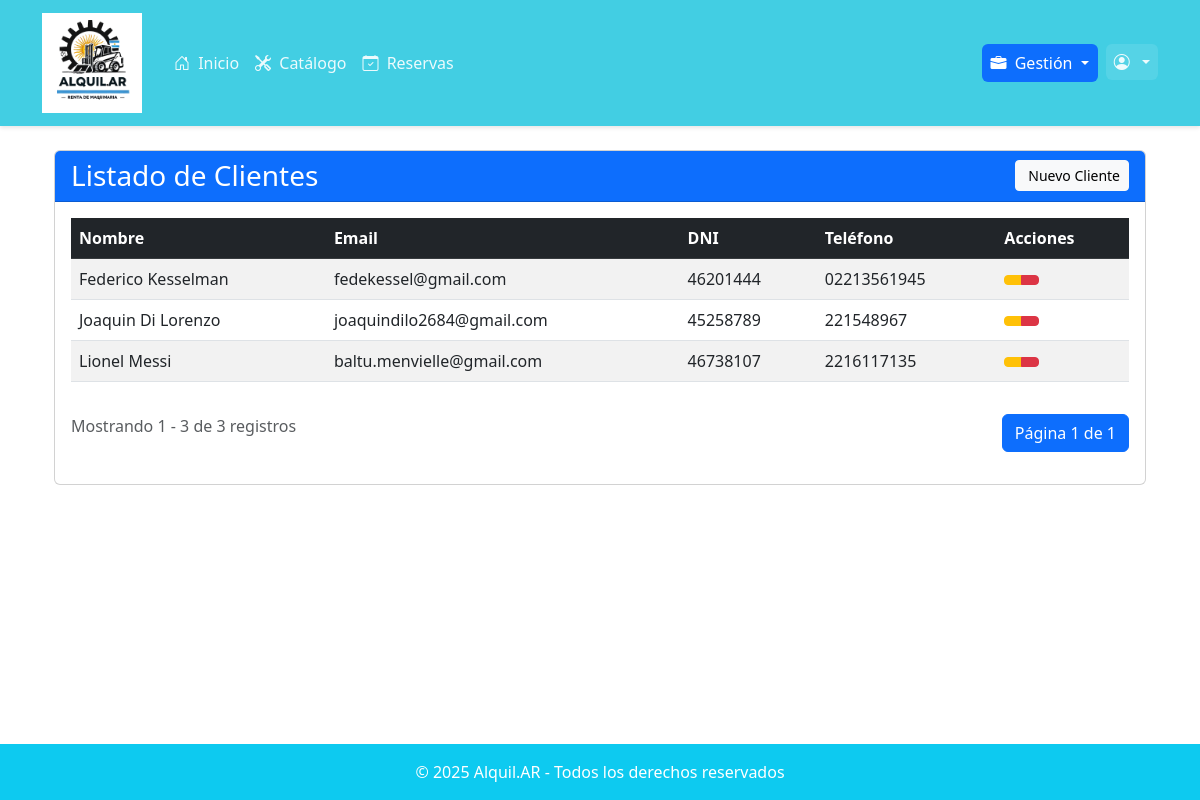
/usuarios/ver-clientes/ (signed in), run on the app's committed database.
### usuarios/models.py (models this page shows, shortened)
class Usuario(AbstractUser):
    TIPO_CHOICES = [
        ('CLIENTE', 'Cliente'),
        ('EMPLEADO', 'Empleado'),
        ('ADMIN', 'Administrador'),
    ]
    nombre = models.CharField(max_length=200)
    tipo = models.CharField(
        max_length=10,
        choices=TIPO_CHOICES,
        default='CLIENTE',
        verbose_name="Tipo de usuario"
    )
    dni = models.CharField(max_length=20, unique=True)
    email = models.CharField(max_length=200, unique=True)
    telefono = models.CharField(max_length=20)
    fecha_nacimiento = models.DateField()
    sucursal = models.ForeignKey(Sucursal, on_delete=models.SET_NULL, null=True, blank=True)
    calificacion = models.FloatField(
        default=5.0,
        verbose_name="Calificación del cliente",
        help_text="Calificación del cliente en escala de 0.5 a 5 estrellas"
    )
    token_2fa = models.CharField(
        max_length=6,
        null=True,
        blank=True,
        verbose_name="Token de verificación"
    )
    token_2fa_timestamp = models.DateTimeField(
        null=True,
        blank=True,
        verbose_name="Timestamp del token"
    )
    reset_token = models.CharField(
        max_length=64,
        null=True,
        blank=True,
        verbose_name="Token de recuperación"
    )
    reset_token_timestamp = models.DateTimeField(
        null=True,
        blank=True,
        verbose_name="Timestamp del token de recuperación"
    )
    reset_token_used = models.BooleanField(
        default=False,
        verbose_name="Token usado"
    )

### usuarios/decorators.py (the view)
    def wrapper(request, *args, **kwargs):
        if request.user.is_authenticated and request.user.tipo == 'EMPLEADO':
            return view_func(request, *args, **kwargs)
        messages.error(request, "No tenés permiso para acceder a esta sección.")
        return redirect('home')

### usuarios/views.py (called while the page is built)
@login_required
@solo_empleado
def listar_clientes_view(request):
    clientes = Usuario.objects.filter(tipo="CLIENTE").order_by('nombre') #Extraigo los clientes de la base de datos
    paginator = Paginator(clientes, 10) # 10 item por pagina
    page_number = request.GET.get('page')
    page_obj = paginator.get_page(page_number)
    context = {
        'clientes': page_obj,
        'total_clientes': clientes.count(),
        'titulo': 'Listado de Clientes'
    }
    return render(request, 'usuarios/listar_clientes.html', context) # Context tiene la info que voy a utilizar en el html

### usuarios/templates/usuarios/listar_clientes.html (shortened to what this page needs)
{% extends 'base.html' %}
{% block content %}
<div class="container-fluid mt-4">
    <div class="card">
        <div class="card-header bg-primary text-white">
            <div class="d-flex justify-content-between align-items-center">
                <h3 class="mb-0">{{ titulo }}</h3>
                <a href="{% url 'crear_cliente' %}" class="btn btn-light btn-sm">
                     Nuevo Cliente
                </a>
            </div>
        </div>
        <div class="card-body">
            {% if clientes %}
                <div class="table-responsive">
                    <table class="table table-striped table-hover">
                        <thead class="table-dark">
                            <tr>
                                <th>Nombre</th>
                                <th>Email</th>
                                <th>DNI</th>
                                <th>Teléfono</th>
                                <th>Acciones</th>
                            </tr>
                        </thead>
                        <tbody>
                            {% for cliente in clientes %}
                            <tr>
                                <td>{{ cliente.nombre }}</td>
                                <td>{{ cliente.email }}</td>
                                <td>{{ cliente.dni }}</td>
                                <td>{{ cliente.telefono }}</td>
                                <td>
                                    <div class="btn-group btn-group-sm">
                                        <a href="{% url 'crear_cliente' %}" class="btn btn-warning" title="Editar">
                                        </a>
                                        <a href="{% url 'crear_cliente' %}" class="btn btn-danger" title="Eliminar">
                                        </a>
                                    </div>
                                </td>
                            </tr>
                            {% endfor %}
                        </tbody>
                    </table>
                </div>
                <div class="d-flex justify-content-between mt-3">
                    <div>
                        <span class="text-muted">
                            Mostrando {{ clientes.start_index }} - {{ clientes.end_index }} de {{ total_clientes }} registros
                        </span>
                    </div>
                    <ul class="pagination">
                        <li class="page-item active">
                            <span class="page-link">
                                Página {{ clientes.number }} de {{ clientes.paginator.num_pages }}
                            </span>
                        </li>
                    </ul>
                </div>
            {% else %}
                <div class="alert alert-info">
                    No hay clientes registrados.
                </div>
            {% endif %}
        </div>
    </div>
</div>
{% endblock %}

### static/css/core.css (style rules this page uses)
:root { --color-primary: #42cee3; --color-primary-dark: #369aa9; --color-primary-darker: #2b7b87; --color-primary-light: #86e6f5; --color-primary-lighter: #a8f1fd; --color-dark: #333333; --color-gray: #666666; --color-light: #F8F9FA; --color-white: #FFFFFF; --shadow-sm: 0 2px 4px rgba(0, 0, 0, 0.1); --shadow-md: 0 4px 6px rgba(0, 0, 0, 0.15); }

### core/templates/base.html (style rules this page uses)
body { min-height: 100vh; display: flex; flex-direction: column; }

### data on the page
Usuario: nombre "Federico Kesselman", email "fedekessel@gmail.com", dni "46201444", telefono "02213561945"
Usuario: nombre "Joaquin Di Lorenzo", email "joaquindilo2684@gmail.com", dni "45258789", telefono "221548967"
Usuario: nombre "Lionel Messi", email "baltu.menvielle@gmail.com", dni "46738107", telefono "2216117135"

### other printed values
{{ titulo }} "Listado de Clientes"
{{ clientes.start_index }} "1"
{{ clientes.end_index }} "3"
{{ total_clientes }} "3"
{{ clientes.number }} "1"
{{ clientes.paginator.num_pages }} "1"
